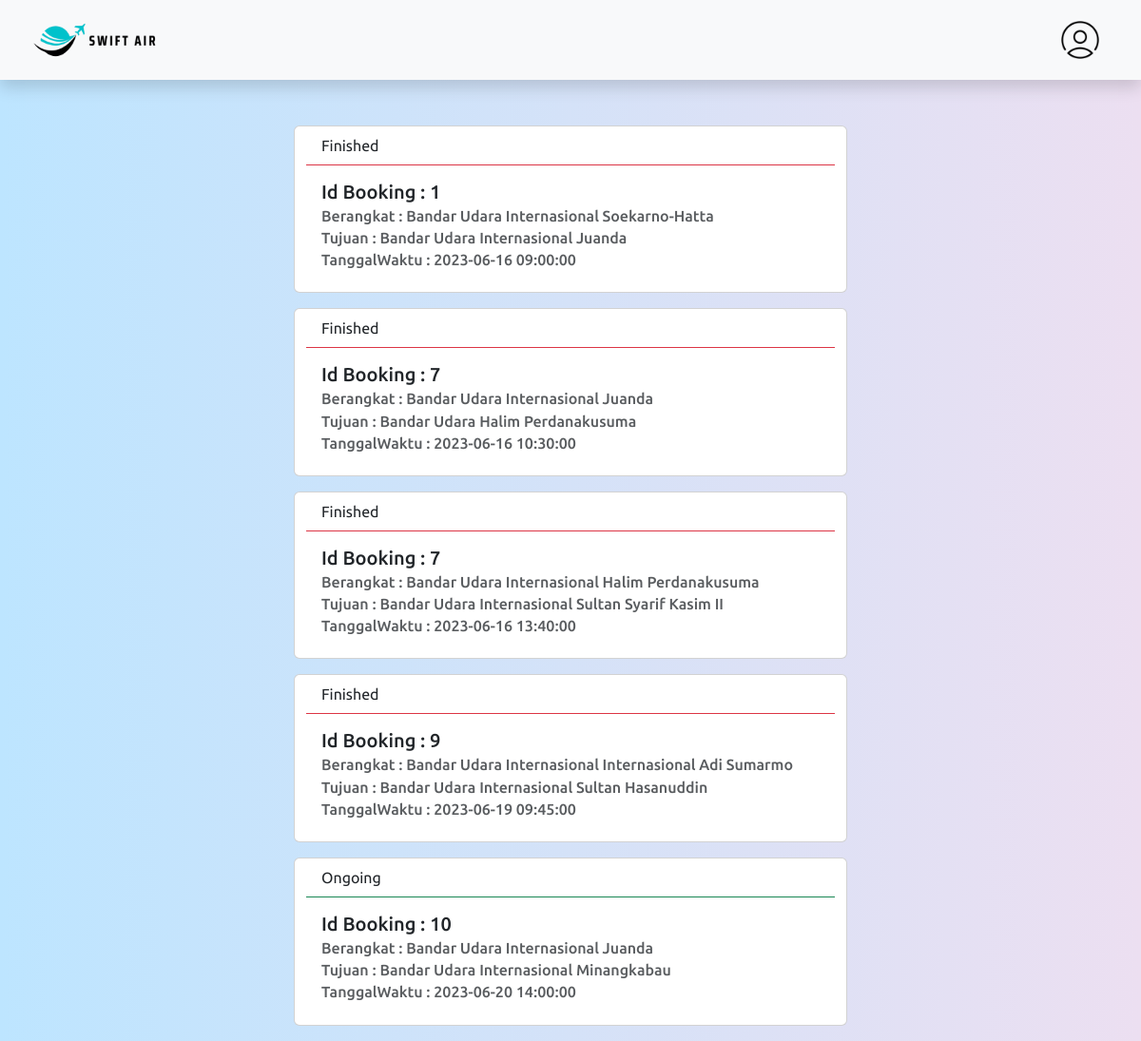
Page /daftar_pemesanan.php on the committed database.
### tables this page shows
CREATE TABLE reservasi (
    R_ID INT AUTO_INCREMENT PRIMARY KEY,
    R_Jumlah_Kursi INT,
    R_Tanggal DATE,
    Ad_ID INT,
    Pm_ID INT,
    Pn_ID INT,
    Pb_ID INT,
    FOREIGN KEY (Ad_ID) REFERENCES Admin(Ad_ID),
    FOREIGN KEY (Pm_ID) REFERENCES Pemesan(Pm_ID),
    FOREIGN KEY (Pn_ID) REFERENCES Penerbangan(Pn_ID),
    FOREIGN KEY (Pb_ID) REFERENCES Pembayaran(Pb_ID)
);

CREATE TABLE jadwal_penerbangan (
    Jp_ID INT AUTO_INCREMENT PRIMARY KEY,
    Jp_Tanggal_Waktu_Departure DATETIME NOT NULL,
    Jp_Tanggal_Waktu_Arrival DATETIME NOT NULL,
    Jp_Bandara_Asal VARCHAR(100) NOT NULL,
    Jp_Bandara_Tujuan VARCHAR(100) NOT NULL,
    Pe_ID INT,
    B_ID CHAR(3),
    Pn_ID INT,
    FOREIGN KEY (Pe_ID) REFERENCES pesawat(Pe_ID),
    FOREIGN KEY (B_ID) REFERENCES bandara(B_ID),
    FOREIGN KEY (Pn_ID) REFERENCES penerbangan(Pn_ID)
);

### daftar_pemesanan.php (the view, shortened to what this page needs)
<?php
    include("config.php");
    $username = 'user1';
    $sql = "SELECT * FROM pemesan WHERE Pm_Username = '$username'";
    $query = mysqli_query($db, $sql);
    while($row = mysqli_fetch_array($query)){
        $pmid = $row['Pm_ID'];
    }
    $sql = "SELECT * FROM reservasi r JOIN pemesan p ON (p.Pm_ID = r.Pm_ID) JOIN jadwal_penerbangan jp ON (r.Pn_ID = jp.Pn_ID) WHERE p.Pm_ID = '$pmid'";
    $query = mysqli_query($db, $sql);
?>
<!DOCTYPE html>
<html>
<head>
    <link href="https://cdn.jsdelivr.net/npm/bootstrap@5.3.0-alpha1/dist/css/bootstrap.min.css" rel="stylesheet">
    <link rel="stylesheet" href="assets/pembayaran.css">
</head>
<body>
    <header>
        <nav class="navbar shadow p-3 mb-5 bg-body-tertiary">
            <div class="container-fluid">
                <a class="navbar-brand" href="dashboard.php">
                    <img src="images/logo_tulisan.png" alt="logo" class="logo-image">
                </a>
                <a class="navbar-brand" href="manage_acc.php">
                    <img src="images/Male User.png" alt="logo" class="user-image">
                </a>
            </div>
        </nav>
    </header>
    <div class="container">
        <div class="col-md-6 mx-auto centered-card">
            <?php
            while($row = mysqli_fetch_array($query)){
            ?>
            <div class= "row">
                <div class="card mb-3" style="width: 50rem;">
                    <?php
                    if(time()- strtotime($row['Jp_Tanggal_Waktu_Departure'])>0){
                        echo "<div class='card-header bg-transparent border-danger'> Finished</div>";
                    } else{
                        echo "<div class='card-header bg-transparent border-success'> Ongoing</div>";
                    }
                    ?>
                    <div class="card-body">
                        <h5 class="card-title">Id Booking : <?php echo $row['R_ID']; ?> </h5>
                        <h6 class="card-subtitle mb-2 text-body-secondary">Berangkat : <?php echo $row['Jp_Bandara_Asal']; ?></h6>
                        <h6 class="card-subtitle mb-2 text-body-secondary">Tujuan : <?php echo $row['Jp_Bandara_Tujuan']; ?></h6>
                        <h6 class="card-subtitle mb-2 text-body-secondary">TanggalWaktu : <?php echo $row['Jp_Tanggal_Waktu_Departure']; ?></h6>
                    </div>
                </div>
            </div>
            <?php } ?>
        </div>
    </div>
</body>
</html>

### assets/pembayaran.css (style rules this page uses)
* { margin: 0; padding: 0; box-sizing: border-box; font-family: 'Ubuntu', sans-serif; }
body { background: linear-gradient(to right, #bde5ff, #ecdff1); background-size: cover; background-position: center; }
.logo-image { width: 150px; height: auto; }
.user-image { width: 40px; height: auto; }

### rows in the picture
reservasi: shows "Finished", R_ID "1", jadwal_penerbangan.Jp_Bandara_Asal "Bandar Udara Internasional Soekarno-Hatta", jadwal_penerbangan.Jp_Bandara_Tujuan "Bandar Udara Internasional Juanda", jadwal_penerbangan.Jp_Tanggal_Waktu_Departure "2023-06-16 09:00:00"
reservasi: shows "Finished", R_ID "7", jadwal_penerbangan.Jp_Bandara_Asal "Bandar Udara Internasional Juanda", jadwal_penerbangan.Jp_Bandara_Tujuan "Bandar Udara Halim Perdanakusuma", jadwal_penerbangan.Jp_Tanggal_Waktu_Departure "2023-06-16 10:30:00", jadwal_penerbangan.Jp_Bandara_Asal "Bandar Udara Internasional Halim Perdanakusuma", jadwal_penerbangan.Jp_Bandara_Tujuan "Bandar Udara Internasional Sultan Syarif Kasim II", jadwal_penerbangan.Jp_Tanggal_Waktu_Departure "2023-06-16 13:40:00"
reservasi: shows "Finished", R_ID "9", jadwal_penerbangan.Jp_Bandara_Asal "Bandar Udara Internasional Internasional Adi Sumarmo", jadwal_penerbangan.Jp_Bandara_Tujuan "Bandar Udara Internasional Sultan Hasanuddin", jadwal_penerbangan.Jp_Tanggal_Waktu_Departure "2023-06-19 09:45:00"
reservasi: shows "Ongoing", R_ID "10", jadwal_penerbangan.Jp_Bandara_Asal "Bandar Udara Internasional Juanda", jadwal_penerbangan.Jp_Bandara_Tujuan "Bandar Udara Internasional Minangkabau", jadwal_penerbangan.Jp_Tanggal_Waktu_Departure "2023-06-20 14:00:00"
